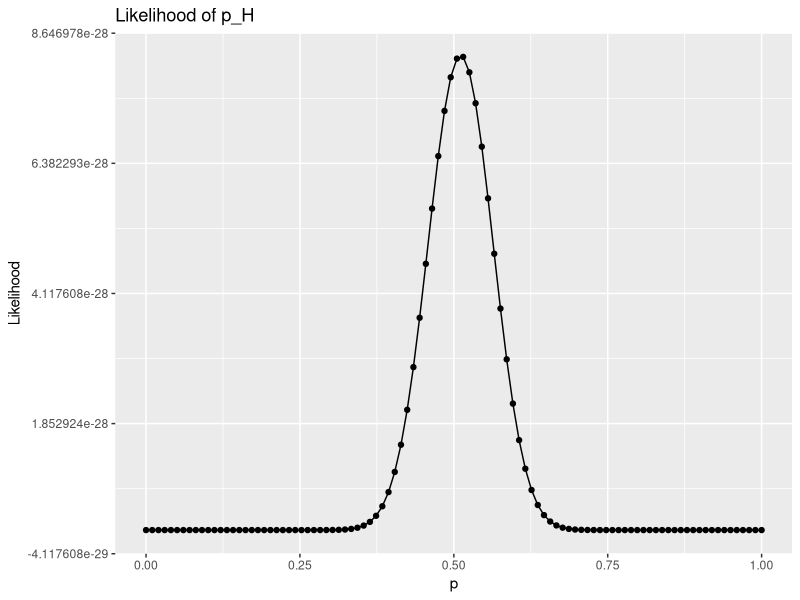
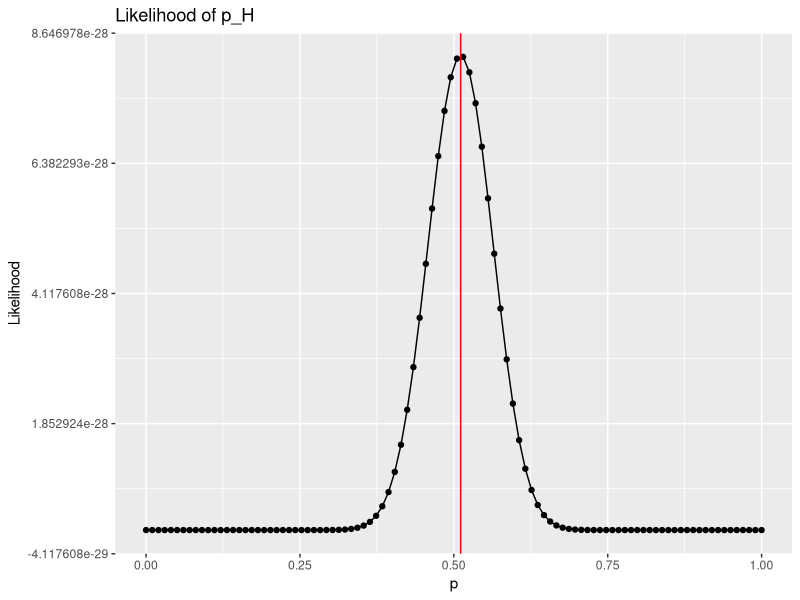
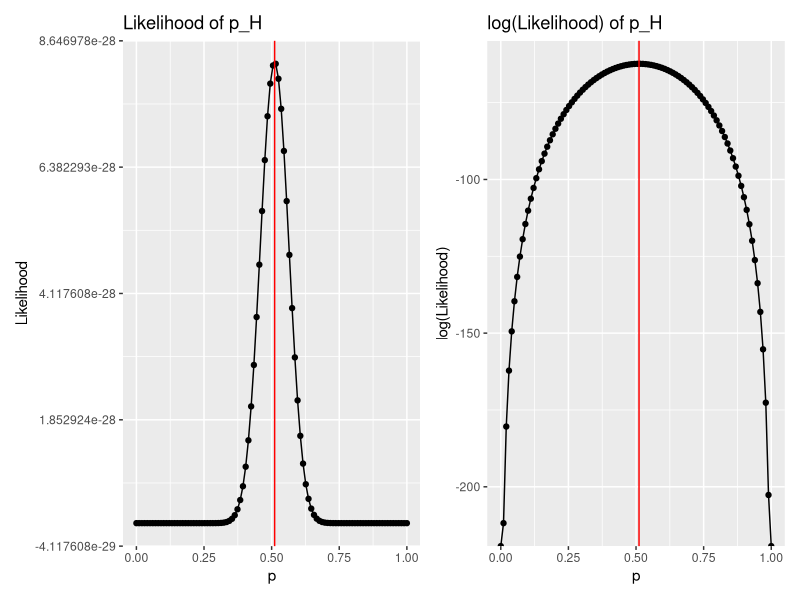

R code for these plots, in order:
## ---- chunk 1
lik1 <- function(ph) {
 ph^46 * (1 - ph)^44
}

lik2 <- function(phn, phh, phv) {
  phn^25 * (1 - phn)^23 * phh^8 * (1 - phh)^12 * phv^13 * (1 - phv)^9
}
## ---- chunk 2
library(tidyverse)
library(GGally)
library(knitr)
library(patchwork)
library(viridis)
library(ggfortify)
## ---- chunk 3
refs <- read_csv("data/04-refs.csv")
refs %>% slice(1:5) %>% kable()
## ---- chunk 4
refs %>%
count(foul1, foul2, foul3) %>% kable()
## ---- chunk 5
p <- seq(0,1, length.out = 100) #sequence of 100 values between 0 and 100
lik <- p^46 *(1 -p)^44

x <- tibble(p = p, lik = lik)
ggplot(data = x, aes(x = p, y = lik)) + 
  geom_point() + 
  geom_line() +
  labs(y = "Likelihood",
       title = "Likelihood of p_H")
## ---- chunk 6
p <- seq(0,1, length.out = 100) #sequence of 100 values between 0 and 100
lik <- p^46 *(1 -p)^44

x1 <- tibble(p = p, lik = lik)

lik_plot <- ggplot(data = x1, aes(x = p, y = lik)) + 
  geom_point() + 
  geom_line() + 
  geom_vline(xintercept = 46/90, color = "red") + 
    labs(y = "Likelihood", 
       title = "Likelihood of p_H")

lik_plot
## ---- chunk 7
# write an R function for the likelihood
ref_lik <- function(ph) {
  ph^46 *(1 - ph)^44
}
## ---- chunk 8
# use the optimize function to find the MLE
optimize(ref_lik, interval = c(0,1), maximum = TRUE)
## ---- chunk 9
loglik_plot <- ggplot(data = x1, aes(x = p, y = log(lik))) + 
  geom_point() + 
  geom_line() + 
  geom_vline(xintercept = 46/90, color = "red") + 
    labs(y = "log(Likelihood)", 
       title = "log(Likelihood) of p_H")

lik_plot + loglik_plot
## ---- chunk 10
maxloglik<- function(nvals){
  #nvals specifies the number of values
  phn <- seq(0, 1, length = nvals)
  phh <- seq(0, 1, length = nvals)
  phv <- seq(0, 1, length = nvals)
  
  loglik <- expand.grid(phn, phh, phv) 
  colnames(loglik) <- c("phn", "phh", "phv")
  
  loglik <- loglik %>%
    mutate(loglik  = log(phn^25 * (1 - phn)^23 * phh^8 * (1 - phh)^12 * 
                           phv^13 * (1 - phv)^9))
  
  loglik %>%
    arrange(desc(loglik)) %>%
    slice(1)
}
## ---- chunk 11
maxloglik(100)
## ---- chunk 12
# Function to calculate log-likelihood that will be used in the optim function
loglik <- function(params){
  phn <- params[1]
  phh <- params[2]
  phv <- params[3]

  log(phn^25 * (1 - phn)^23 * phh^8 * (1 - phh)^12 * 
                           phv^13 * (1 - phv)^9)
}
## ---- chunk 13
# use manual search to get starting values 
start_vals <- maxloglik(50) %>% select(-loglik)
## ---- chunk 14
# Use optim function in R to find the values to maximize the log-likelihood
#set fnscale = -1 to maximize (the default is minimize)
optim(par = start_vals, fn = loglik, control=list(fnscale=-1))
## ---- chunk 15
loglik1 <- function(ph){
 log(ph^46 * (1 - ph)^44)
}
loglik1(46/90)
## ---- chunk 16
loglik2 <- function(phn, phh, phv) {
  log(phn^25 * (1 - phn)^23 * phh^8 * 
        (1 - phh)^12 * phv^13 * (1 - phv)^9)
}
loglik2(25/48, 8/20, 13/22)
## ---- chunk 17
(diff <- loglik2(25/48, 8/20, 13/22) - loglik1(46/90))
## ---- chunk 18
(LRT <- 2 * (loglik2(25/48, 8/20, 13/22) - loglik1(46/90)))
## ---- chunk 19
pchisq(LRT, 2, lower.tail = FALSE)
## ---- chunk 20
(Model1_AIC <- 2 * loglik1(46/90) + 2 * 1)
(Model2_AIC <-2 * loglik2(25/48, 8/20, 13/22) + 2 * 3)
## ---- chunk 21
(Model1_BIC <- 2 * loglik1(46/90) + 1 * log(30))
(Model2_BIC <-2 * loglik2(25/48, 8/20, 13/22) + 3 * log(30))
